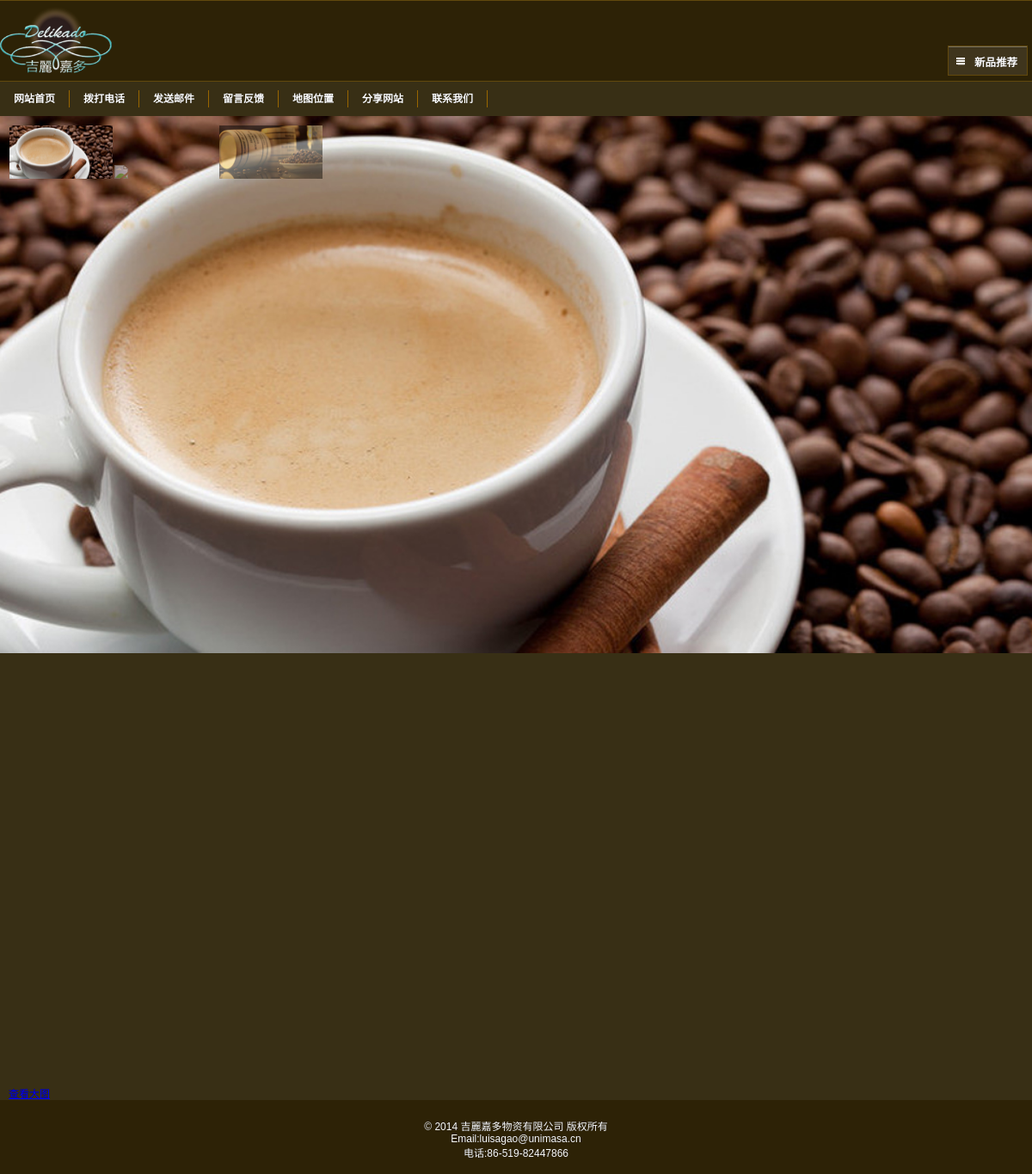
The app's page /about/map.php with its own data.
### tables this page shows
CREATE TABLE `layoutpic` (
  `id_layoutpic` int(11) NOT NULL auto_increment,
  `id_layout` int(11) NOT NULL,
  `id_hr` int(11) NOT NULL,
  `title` varchar(250) NOT NULL,
  `intro` text NOT NULL,
  `url` varchar(250) NOT NULL,
  `opicname` varchar(250) NOT NULL,
  `spicname` varchar(250) NOT NULL,
  `dele` int(1) NOT NULL default '1',
  `type` varchar(3) NOT NULL,
  `indate` datetime NOT NULL,
  `modate` datetime NOT NULL,
  `deldate` datetime NOT NULL,
  `browsecount` int(11) NOT NULL,
  `ordernum` int(11) NOT NULL,
  PRIMARY KEY  (`id_layoutpic`)
);

CREATE TABLE `layout` (
  `id_layout` int(11) NOT NULL auto_increment,
  `lang` int(1) NOT NULL default '1',
  `title` varchar(250) NOT NULL,
  `url` text NOT NULL,
  `intro` text NOT NULL,
  `icon` text NOT NULL,
  `content` text NOT NULL,
  `openstat` int(1) NOT NULL default '1',
  `ordernum` int(11) NOT NULL,
  PRIMARY KEY  (`id_layout`)
);

CREATE TABLE `pagesetpic` (
  `id_pagesetpic` int(11) NOT NULL auto_increment,
  `id_pageset` int(11) NOT NULL,
  `id_hr` int(11) NOT NULL,
  `title` varchar(250) NOT NULL,
  `intro` text NOT NULL,
  `url` varchar(250) NOT NULL,
  `opicname` varchar(250) NOT NULL,
  `spicname` varchar(250) NOT NULL,
  `dele` int(1) NOT NULL default '1',
  `type` varchar(3) NOT NULL,
  `indate` datetime NOT NULL,
  `modate` datetime NOT NULL,
  `deldate` datetime NOT NULL,
  `browsecount` int(11) NOT NULL,
  `ordernum` int(11) NOT NULL,
  PRIMARY KEY  (`id_pagesetpic`)
);

CREATE TABLE `siteset` (
  `id_siteset` int(11) NOT NULL auto_increment,
  `lang` int(1) NOT NULL default '1',
  `title` text NOT NULL,
  `keywords` text NOT NULL,
  `description` text NOT NULL,
  `otherheader` text NOT NULL,
  `iscopy` int(1) NOT NULL default '0',
  `rmailbox` varchar(50) NOT NULL,
  `smailbox` varchar(50) NOT NULL,
  `smailboxpass` varchar(50) NOT NULL,
  `icp` varchar(25) NOT NULL,
  `mapcode` text NOT NULL,
  `statistics` text NOT NULL,
  `isstyle` varchar(8) NOT NULL,
  `weburl` text NOT NULL,
  `newsnum` int(2) NOT NULL,
  `productnum` int(2) NOT NULL,
  `bannertime` int(11) NOT NULL default '3000',
  PRIMARY KEY  (`id_siteset`)
);

### www/inc/config.php (called while the page is built, shortened)
<?php
require_once("mysql.class.php");
$db_hostname="localhost";
$db_username="root";
$db_password="123456";
$db_database="delikado_m";
?>

### www/inc/function.class.php (called while the page is built, shortened)
<?php
$objDB=new mysql($db_hostname,$db_username,$db_password,$db_database);
$strSQL = "select iscopy,otherheader,title,keywords,description,icp,mapcode,statistics,weburl,newsnum,productnum,bannertime,rmailbox as mail,smailbox as tel from siteset where id_siteset=1" ;
$objDB->Execute($strSQL);
$setinfo=$objDB->fields();
function getlayoutinfo($lid,$tableField){
global	 $objDB;
$strSQL = "select $tableField from layout where id_layout='".$lid."'" ;
$objDB->Execute($strSQL);
$getlayoutinfo=$objDB->fields();
return $getlayoutinfo;
}
function getlayoutpic($lid,$postion){
global	 $objDB;
$strSQL = "select opicname as pic from layoutpic  where id_layout ='".$lid."' order by  ordernum asc limit $postion,1" ;
$objDB->Execute($strSQL);
$arronepic=$objDB->fields();
return $arronepic[pic];
}
function getlayoutpicnuminfo($lid,$num,$tableField){
global	 $objDB;
$strSQL = "select $tableField from layoutpic  where id_layout ='".$lid."' order by  ordernum asc limit 0,$num" ;
$objDB->Execute($strSQL);
$arrallpicinfo=$objDB->GetRows();
return $arrallpicinfo;
}
function getpagesetpicnuminfo($lid,$num,$tableField){
global	 $objDB;
$strSQL = "select $tableField from pagesetpic  where id_pageset ='".$lid."' order by  ordernum asc limit 0,$num" ;
$objDB->Execute($strSQL);
$arrallpicinfo=$objDB->GetRows();
return $arrallpicinfo;
}
?>

### www/inc/cn_about_core.php (called while the page is built, shortened)
<?php
require "../inc/config.php";
require "../inc/function.class.php";
?>

### www/about/map.php (the view, shortened to what this page needs)
<?php
require "../inc/cn_about_core.php";
?>
<!DOCTYPE HTML>
<html>
<head>
<link rel="stylesheet" type="text/css" href="/inc/css/jquery.mobile.theme-1.3.1.css">
<link rel="stylesheet" type="text/css" href="/inc/css/jquery.mobile.structure-1.3.1.css">
<link rel="stylesheet" type="text/css" href="/inc/css/resetui.css">
</head>
<body <?php if($setinfo[iscopy]=='1'){echo ' oncontextmenu="return false" onselectstart="return false" ondragstart="return false" onbeforecopy="return false"';}?>>
<div data-role="page" id="about" class="webapp" >
<? require "../header.php"; ?>
<div data-role="content"  data-theme="a" >
<? require "../menu.php"; ?>
  <div style="position:relative">
  <div class="innerslider" >
          <ul class="slides" id="bannerslide">
            <? $getpicnuminfo=getpagesetpicnuminfo($pageid,9,'opicname as pic');
               for($i=0;$i<sizeof($getpicnuminfo);$i++){
              ?>
              <li  data-thumb="/upload/layout/<?=$getpicnuminfo[$i][pic]?>"><img src="/upload/layout/<?=$getpicnuminfo[$i][pic]?>" /></li>
            <? }?>
          </ul>
</div>
  </div>
  <div id="onepageview" style="padding:0px;">
  <?=$setinfo[mapcode];?>
  </div>
</div>
<? require "../footer.php"; ?>
</div>
</body>
</html>

### www/header.php (shortened to what this page needs)
<div data-role="header" data-theme="a">
   <div id="logo"><a href="/"><img src="/upload/layout/<?=getlayoutpic(15,0);?>" width="130" ></a></div>
 <div id="menu" data-role="header" data-theme="a">
 <a href="#right-panel"data-icon="bars" data-iconpos="" data-shadow="false" data-iconshadow="false"><? $getlayoutinfo=getlayoutinfo(23,'intro');echo nl2br($getlayoutinfo[intro]);?></a></p>
  </div>
</div>

### www/menu.php
<div id="menubox">
  <div id="wrapper_menu">
	<div id="scroller_menu">
		<ul id="thelist">
             <?
			  $getpicnuminfo=getlayoutpicnuminfo(18,99,'title,url');
               for($i=0;$i<sizeof($getpicnuminfo);$i++){
              ?>
       <li><a href="<?=$getpicnuminfo[$i][url]?>"><?=$getpicnuminfo[$i][title]?></a></li>
         <? }?>
		</ul>
	</div>
   </div>
  </div>

### www/footer.php
<div data-role="footer" data-theme="a" style="padding:5px; border:none;">
  <div id="ftext">
   <p><br> <? $getlayoutinfo=getlayoutinfo(10,'intro');echo nl2br($getlayoutinfo[intro]);?></p>
  </div>
</div>

### records on screen
layoutpic: opicname (picture)
layout: intro "新品推荐"
layoutpic: title "网站首页"
layoutpic: title "拨打电话"
layoutpic: title "发送邮件"
layoutpic: title "留言反馈"
layoutpic: title "地图位置"
layoutpic: title "分享网站"
layoutpic: title "联系我们"
pagesetpic: opicname (picture)
siteset: mapcode "查看大图"
layout: intro "© 2014 吉麗嘉多物资有限公司 版权所有 Email:luisagao@unimasa.cn 电话:86-519-82447866"
